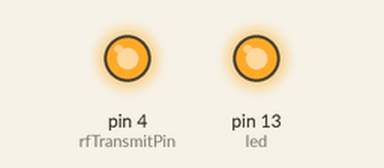
A sketch run on a simulated Arduino Uno, built with avr-gcc and run on an emulated ATmega328P. On the bench: output pins drawn as LEDs (lit = HIGH).

Above: at 1.0 s.
At 55.3 s:
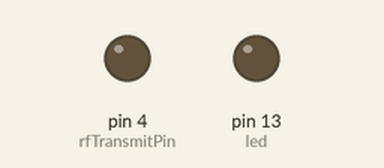
Timing chart, 0 to 59.8 s (numbered marks = the images above):
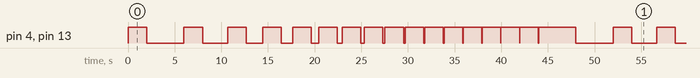

Measured:
- by itself, pin 4 (rfTransmitPin), pin 13 (led): moves between LOW and HIGH, repeating every 46.0 s
- by itself, everything shown: repeats every 46.0 s, in 34 steps

The sketch:

rf_module1.ino
```cpp
#define rfTransmitPin 4
#define led 13
void setup() {
  pinMode(rfTransmitPin, OUTPUT);  //Define transmit pin of Arduino to transmit data to rf module.
  pinMode(led, OUTPUT); // 13th pin is led.
}
void loop() {
  for (int i = 4000; i > 5; i = i - (i / 3)) {
    digitalWrite(rfTransmitPin, HIGH); //Data being transmitted.
    digitalWrite(led, HIGH); //High led as data gets transmitted.
    delay(2000); //Wait for 2 seconds.

    digitalWrite(rfTransmitPin, LOW);
    digitalWrite(led, LOW);
    delay(i); //Delay gets changed as there is change in the transfer pattern of data, maybe due to distance or obstacles.
  }
}
```
